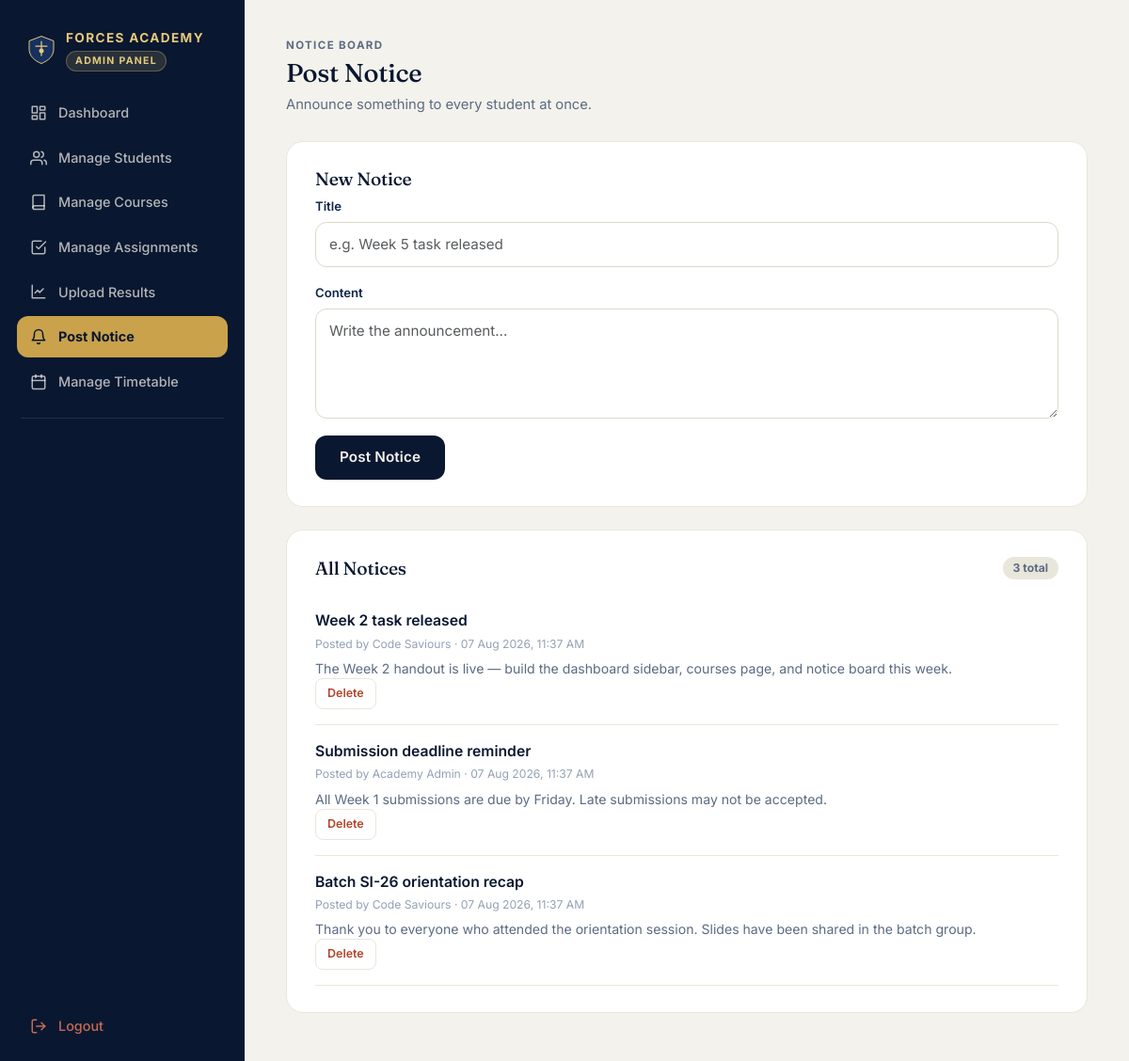
The app's page /admin/notices.php (signed in) with its own data.
### tables this page shows
CREATE TABLE IF NOT EXISTS notices (
  id          INT(11) NOT NULL AUTO_INCREMENT,
  title       VARCHAR(200) NOT NULL,
  content     TEXT,
  posted_by   VARCHAR(100) DEFAULT NULL,
  created_at  TIMESTAMP NOT NULL DEFAULT CURRENT_TIMESTAMP,
  PRIMARY KEY (id)
);

### admin/notices.php (the view, shortened to what this page needs)
<?php
require_once '../config/db.php';
$notices = [];
if ($result = mysqli_query($conn, "SELECT id, title, content, posted_by, created_at FROM notices ORDER BY created_at DESC")) {
    while ($row = mysqli_fetch_assoc($result)) {
        $notices[] = $row;
    }
}
?>
<!DOCTYPE html>
<html lang="en">
<head>
<?php include 'includes/head.php'; ?>
</head>
<body>
<div class="app-shell">
    <?php include 'includes/sidebar.php'; ?>
    <main class="main-content">
        <div class="page-head">
            <div>
                <p class="eyebrow">Notice Board</p>
                <h1>Post Notice</h1>
                <p class="lede">Announce something to every student at once.</p>
            </div>
        </div>
        <div class="panel">
            <h3>New Notice</h3>
            <form method="POST" action="notices.php" data-guard novalidate>
                <div class="field">
                    <label for="title">Title</label>
                    <input class="form-control" type="text" id="title" name="title" placeholder="e.g. Week 5 task released" required>
                </div>
                <div class="field">
                    <label for="content">Content</label>
                    <textarea class="form-control" id="content" name="content" rows="4" placeholder="Write the announcement..." required></textarea>
                </div>
                <div class="admin-form-actions">
                    <button type="submit" name="post_notice" value="1" class="btn-academy" data-loading-text="Posting...">Post Notice</button>
                </div>
            </form>
        </div>
        <div class="panel">
            <div class="panel-head">
                <h3>All Notices</h3>
                <span class="count-tag"><?php echo count($notices); ?> total</span>
            </div>
            <?php if (empty($notices)): ?>
                <p class="muted">No notices posted yet.</p>
            <?php else: ?>
                <?php foreach ($notices as $n): ?>
                    <div class="notice-row">
                        <div class="notice-title"><?php echo htmlspecialchars($n['title']); ?></div>
                        <div class="notice-meta">
                            Posted by <?php echo htmlspecialchars($n['posted_by'] ?: 'Academy Staff'); ?> ·
                            <?php echo htmlspecialchars(date('d M Y, g:i A', strtotime($n['created_at']))); ?>
                        </div>
                        <p class="notice-body"><?php echo htmlspecialchars($n['content']); ?></p>
                        <div class="action-btns">
                            <button type="button" class="btn-action danger" data-bs-toggle="modal" data-bs-target="#deleteNotice<?php echo (int) $n['id']; ?>">Delete</button>
                        </div>
                    </div>
                <?php endforeach; ?>
            <?php endif; ?>
        </div>
    </main>
</div>
</body>
</html>

### css/style.css (style rules this page uses)
:root { --navy-950: #0a1730; --navy-800: #10234a; --navy-700: #16305f; --navy-600: #1d3d75; --gold-500: #c9a24b; --gold-300: #e4c97a; --gold-100: #f7ecd2; --paper: #f4f2ec; --paper-dim: #e9e6dc; --ink: #1b2430; --slate: #5b6b82; --slate-light: #93a1b5; --success: #2e7d5b; --danger: #b3432b; --radius-lg: 18px; --radius-md: 12px; --shadow-soft: 0 20px 50px -20px rgba(10, 23, 48, 0.35); }
* { box-sizing: border-box; }
body { font-family: "Inter", -apple-system, BlinkMacSystemFont, "Segoe UI", sans-serif; background: var(--paper); color: var(--ink); margin: 0; min-height: 100vh; }
h1, h2, h3, h4, .display-font { font-family: "Fraunces", "Georgia", serif; letter-spacing: -0.01em; }
.field { margin-bottom: 18px; }
.field label { display: block; font-size: 0.82rem; font-weight: 600; color: var(--navy-800); margin-bottom: 6px; }
.field .form-control, .field select.form-control { background: #fff; border: 1.5px solid #dcd8ca; border-radius: var(--radius-md); padding: 12px 14px; font-size: 0.95rem; width: 100%; transition: border-color 0.15s ease, box-shadow 0.15s ease; }
.btn-academy { width: 100%; background: var(--navy-950); color: var(--paper); border: none; border-radius: var(--radius-md); padding: 13px 18px; font-weight: 600; font-size: 0.95rem; letter-spacing: 0.01em; transition: background 0.15s ease, transform 0.1s ease; cursor: pointer; }
.panel { background: #fff; border: 1px solid var(--paper-dim); border-radius: var(--radius-lg); padding: 28px 30px; }
.panel h3 { margin-top: 0; color: var(--navy-950); font-size: 1.2rem; }
.app-shell { display: flex; min-height: 100vh; }
.main-content { margin-left: 260px; flex: 1; min-width: 0; padding: 40px 44px 60px; }
.page-head { display: flex; align-items: flex-end; justify-content: space-between; gap: 16px; margin-bottom: 28px; flex-wrap: wrap; }
.page-head .eyebrow { color: var(--slate); text-transform: uppercase; letter-spacing: 0.12em; font-size: 0.72rem; font-weight: 700; margin: 0 0 4px; }
.page-head h1 { margin: 0; font-size: 1.7rem; color: var(--navy-950); }
.page-head p.lede { color: var(--slate); margin: 6px 0 0; font-size: 0.92rem; }
.notice-row { padding: 16px 0; border-bottom: 1px solid #ece8db; }
.notice-row .notice-title { color: var(--navy-950); font-weight: 600; font-size: 0.98rem; }
.notice-row .notice-meta { color: var(--slate-light); font-size: 0.76rem; margin-top: 4px; }
.notice-row .notice-body { color: var(--slate); font-size: 0.88rem; margin: 6px 0 0; }
.action-btns { display: flex; gap: 8px; flex-wrap: nowrap; }
.btn-action { border: 1.5px solid var(--paper-dim); background: #fff; color: var(--navy-800); border-radius: 8px; padding: 6px 12px; font-size: 0.78rem; font-weight: 600; text-decoration: none; cursor: pointer; transition: all 0.15s ease; display: inline-block; }
.btn-action.danger { color: var(--danger); }
.admin-form-actions { display: flex; gap: 12px; align-items: center; margin-top: 6px; }
.admin-form-actions .btn-academy { width: auto; padding: 12px 26px; }
.panel + .panel { margin-top: 24px; }
.panel-head { display: flex; align-items: center; justify-content: space-between; margin-bottom: 16px; }
.panel-head h3 { margin: 0; }
.panel-head .count-tag { font-size: 0.76rem; font-weight: 700; color: var(--slate); background: var(--paper-dim); border-radius: 999px; padding: 3px 11px; }

### records on screen
notices: title "Week 2 task released", posted_by "Code Saviours", created_at "07 Aug 2026, 11:37 AM", content "The Week 2 handout is live — build the dashboard sidebar, courses page, and notice board this week."
notices: title "Submission deadline reminder", posted_by "Academy Admin", created_at "07 Aug 2026, 11:37 AM", content "All Week 1 submissions are due by Friday. Late submissions may not be accepted."
notices: title "Batch SI-26 orientation recap", posted_by "Code Saviours", created_at "07 Aug 2026, 11:37 AM", content "Thank you to everyone who attended the orientation session. Slides have been shared in the batch group."

### other values on screen
count($notices) "3"
